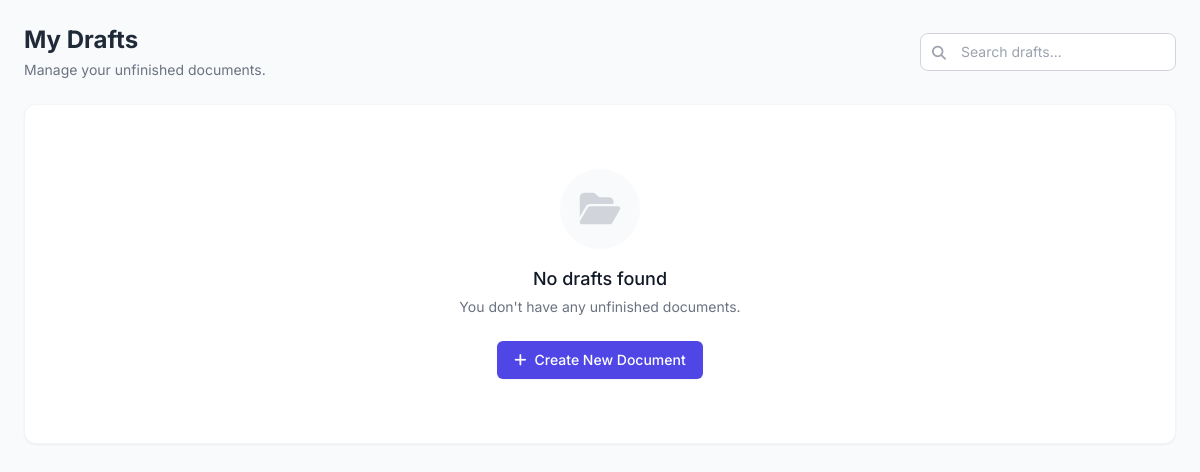
The page /my_drafts.php (signed in) on the database as committed earlier.
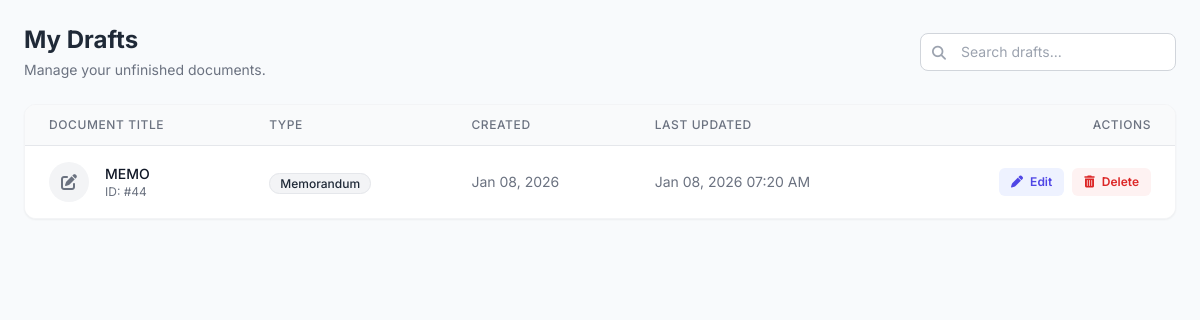
The same page on the database as committed later.
### tables this page shows
CREATE TABLE `documents` (
  `doc_id` int(11) NOT NULL,
  `title` varchar(255) NOT NULL,
  `doc_type` varchar(100) NOT NULL,
  `status` enum('Draft','Review','Signing','Completed','Returned','Archived') NOT NULL,
  `initiator_id` int(11) NOT NULL,
  `current_owner_id` int(11) DEFAULT NULL,
  `created_at` timestamp NOT NULL DEFAULT current_timestamp(),
  `updated_at` timestamp NOT NULL DEFAULT current_timestamp() ON UPDATE current_timestamp()
);

### my_drafts.php (the view, shortened to what the changed rows need)
<?php
$user_id = $_SESSION['user_id'];
require_once 'db.php';
$search_sql = "";
$params = [$user_id];
$types = "i";
$sql = "SELECT
            doc_id,
            title,
            doc_type,
            created_at,
            updated_at
        FROM documents
        WHERE initiator_id = ?
        AND status = 'Draft'
        $search_sql
        ORDER BY updated_at DESC";
$stmt = $conn->prepare($sql);
$stmt->bind_param($types, ...$params);
$stmt->execute();
$result = $stmt->get_result();
?>
<!DOCTYPE html>
<html lang="en">
<head>
    <script src="https://cdn.tailwindcss.com"></script>
    <link rel="stylesheet" href="https://cdnjs.cloudflare.com/ajax/libs/font-awesome/6.4.0/css/all.min.css">
</head>
<body class="p-6">
    <div class="max-w-7xl mx-auto">
        <div class="flex flex-col md:flex-row justify-between items-start md:items-center mb-6 gap-4">
            <div>
                <h1 class="text-2xl font-bold text-gray-800">My Drafts</h1>
            </div>
        </div>
        <div class="bg-white rounded-xl shadow-sm border border-gray-100 overflow-hidden">
            <?php if ($result->num_rows > 0): ?>
                <div class="overflow-x-auto">
                    <table class="min-w-full divide-y divide-gray-200">
                        <thead class="bg-gray-50">
                            <tr>
                                <th scope="col" class="px-6 py-3 text-left text-xs font-medium text-gray-500 uppercase tracking-wider">Document Title</th>
                                <th scope="col" class="px-6 py-3 text-left text-xs font-medium text-gray-500 uppercase tracking-wider">Type</th>
                                <th scope="col" class="px-6 py-3 text-left text-xs font-medium text-gray-500 uppercase tracking-wider">Created</th>
                                <th scope="col" class="px-6 py-3 text-left text-xs font-medium text-gray-500 uppercase tracking-wider">Last Updated</th>
                                <th scope="col" class="px-6 py-3 text-right text-xs font-medium text-gray-500 uppercase tracking-wider">Actions</th>
                            </tr>
                        </thead>
                        <tbody class="bg-white divide-y divide-gray-200">
                            <?php while ($row = $result->fetch_assoc()): ?>
                                <tr class="hover:bg-gray-50 transition-colors">
                                    <td class="px-6 py-4 whitespace-nowrap">
                                        <div class="flex items-center">
                                            <div class="flex-shrink-0 h-10 w-10 rounded-full bg-gray-100 flex items-center justify-center text-gray-500">
                                                <i class="fas fa-edit"></i>
                                            </div>
                                            <div class="ml-4">
                                                <div class="text-sm font-medium text-gray-900 truncate max-w-xs" title="<?php echo htmlspecialchars($row['title']); ?>">
                                                    <?php echo htmlspecialchars($row['title']); ?>
                                                </div>
                                                <div class="text-xs text-gray-500">ID: #<?php echo $row['doc_id']; ?></div>
                                            </div>
                                        </div>
                                    </td>
                                    <td class="px-6 py-4 whitespace-nowrap">
                                        <span class="px-2.5 py-0.5 rounded-full text-xs font-medium bg-gray-100 text-gray-800 border border-gray-200">
                                            <?php echo htmlspecialchars($row['doc_type']); ?>
                                        </span>
                                    </td>
                                    <td class="px-6 py-4 whitespace-nowrap text-sm text-gray-500">
                                        <?php echo date('M d, Y', strtotime($row['created_at'])); ?>
                                    </td>
                                    <td class="px-6 py-4 whitespace-nowrap text-sm text-gray-500">
                                        <?php echo date('M d, Y h:i A', strtotime($row['updated_at'])); ?>
                                    </td>
                                    <td class="px-6 py-4 whitespace-nowrap text-right text-sm font-medium">
                                        <div class="flex items-center justify-end space-x-2">
                                            <a href="new_document.php?id=<?php echo $row['doc_id']; ?>" class="text-indigo-600 hover:text-indigo-900 bg-indigo-50 hover:bg-indigo-100 px-3 py-1.5 rounded-md text-xs font-semibold transition-colors">
                                                <i class="fas fa-pen mr-1"></i> Edit
                                            </a>
                                            <form method="POST" onsubmit="return confirm('Are you sure you want to delete this draft? This cannot be undone.');">
                                                <button type="submit" class="text-red-600 hover:text-red-900 bg-red-50 hover:bg-red-100 px-3 py-1.5 rounded-md text-xs font-semibold transition-colors">
                                                    <i class="fas fa-trash-alt mr-1"></i> Delete
                                                </button>
                                            </form>
                                        </div>
                                    </td>
                                </tr>
                            <?php endwhile; ?>
                        </tbody>
                    </table>
                </div>
            <?php else: ?>
                <div class="text-center py-16">
                    <div class="bg-gray-50 rounded-full h-20 w-20 flex items-center justify-center mx-auto mb-4">
                        <i class="fas fa-folder-open text-gray-300 text-4xl"></i>
                    </div>
                    <h3 class="text-lg font-medium text-gray-900">No drafts found</h3>
                    <p class="mt-1 text-sm text-gray-500">You don't have any unfinished documents.</p>
                    <div class="mt-6">
                        <a href="new_document.php" class="inline-flex items-center px-4 py-2 border border-transparent shadow-sm text-sm font-medium rounded-md text-white bg-indigo-600 hover:bg-indigo-700 focus:outline-none focus:ring-2 focus:ring-offset-2 focus:ring-indigo-500">
                            <i class="fas fa-plus mr-2"></i> Create New Document
                        </a>
                    </div>
                </div>
            <?php endif; ?>
        </div>
    </div>
</body>
</html>

Rows that differ between the two databases and show on the page:
added documents: title "MEMO", doc_id "44", doc_type "Memorandum", created_at "Jan 08, 2026", updated_at "Jan 08, 2026 07:20 AM"
Other text that changed with them:
text no longer shown: "No drafts found You don't have any unfinished documents. Create New Document"
text now shown: "DOCUMENT TITLE TYPE CREATED LAST UPDATED ACTIONS"
